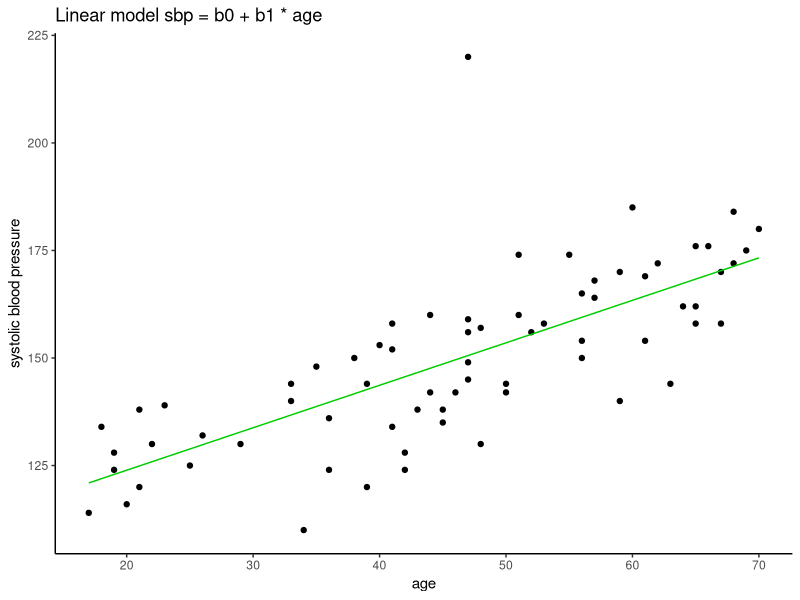
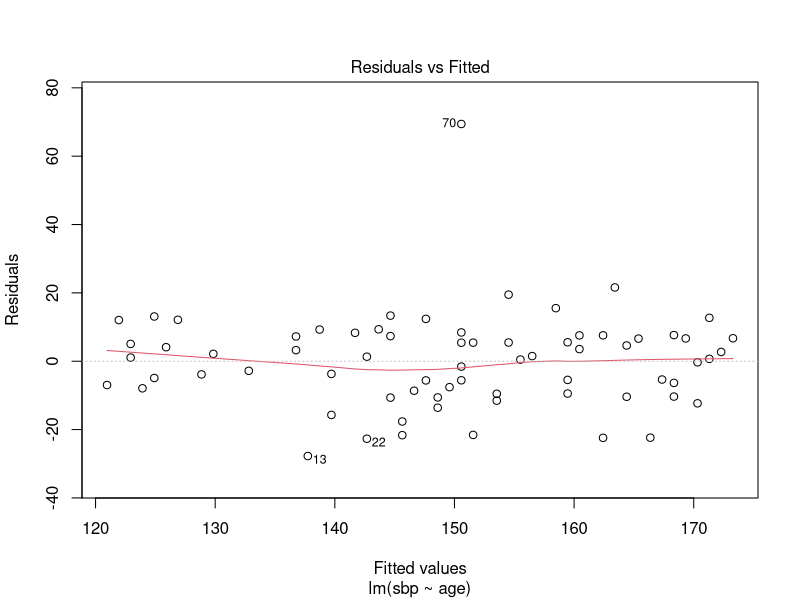
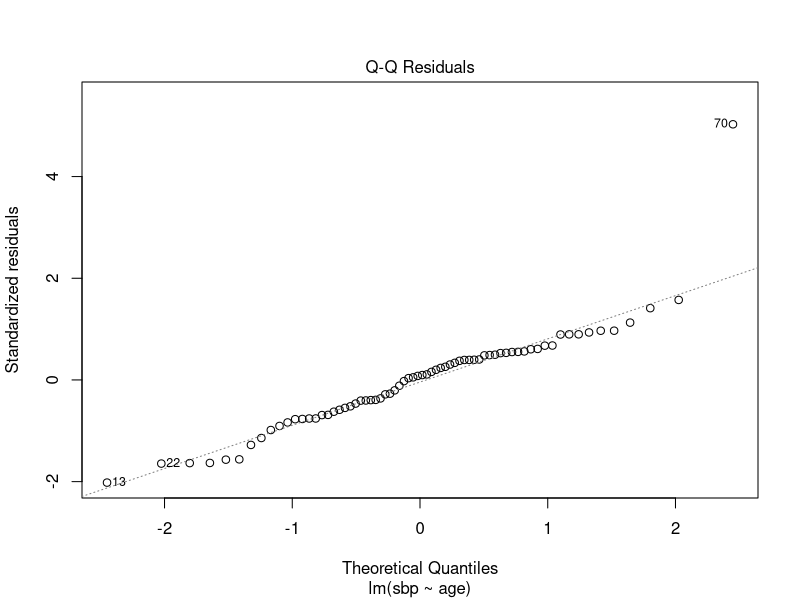
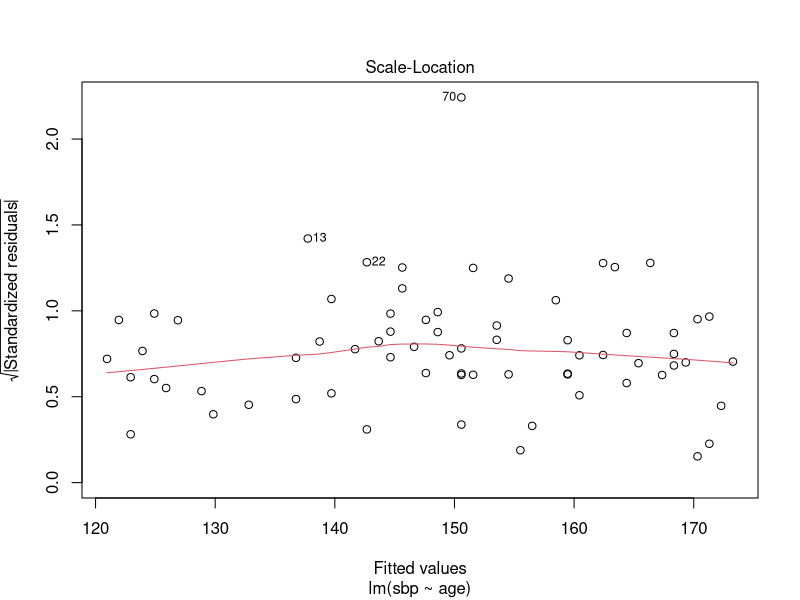
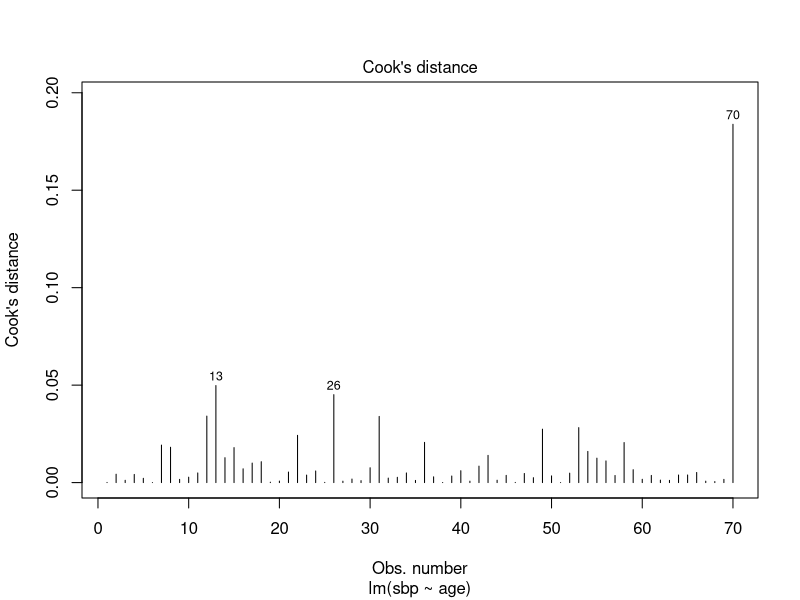
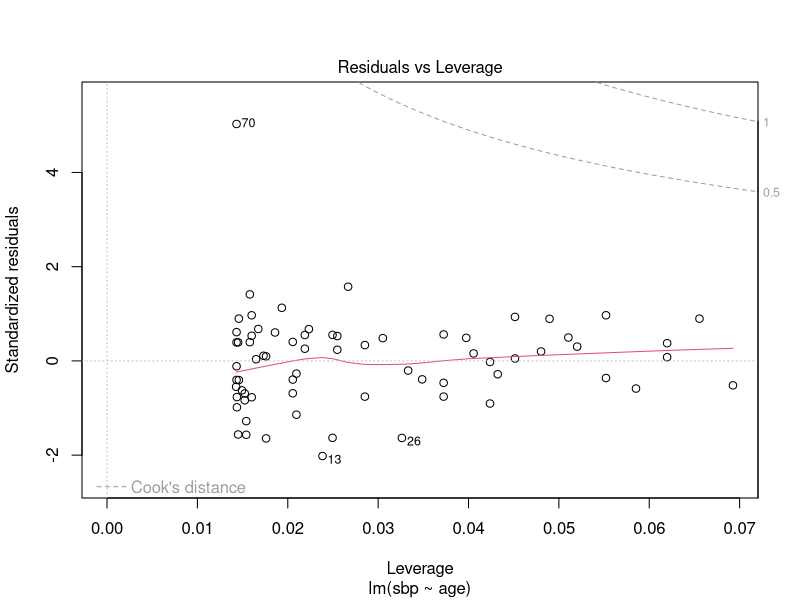
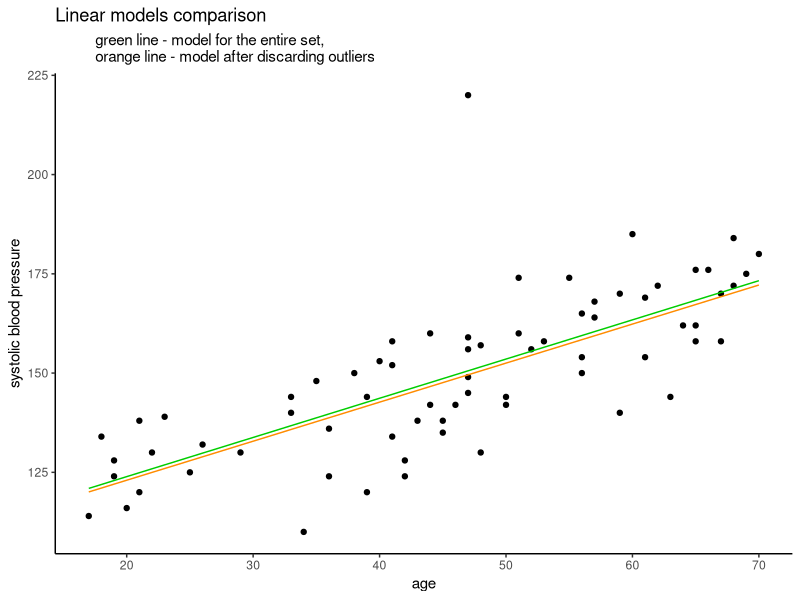
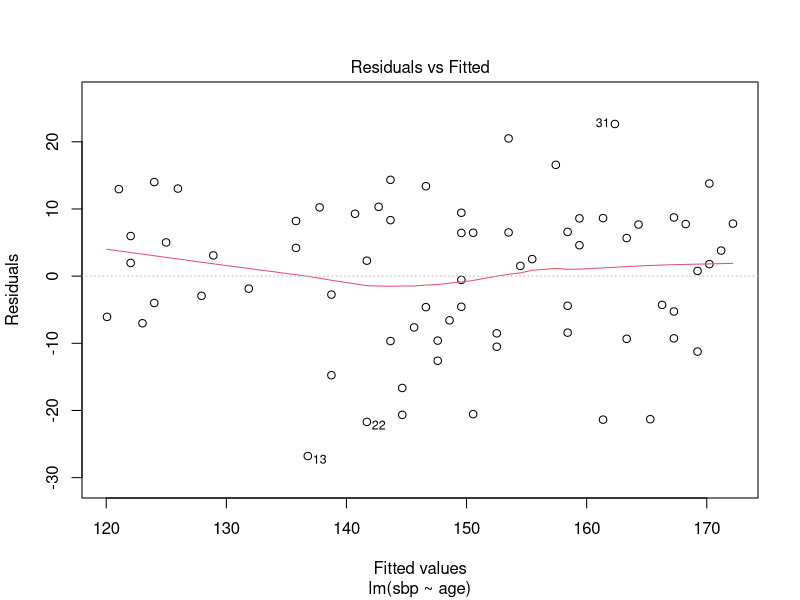

Generate these figures, in order, with R:
## ---- chunk 1
library("car")
library("ggplot2")
library("lmtest")
## ---- chunk 2
df <-  read.table("sbp.csv", header = TRUE, sep = ";",dec=",")
## ---- chunk 3
df$gender <- as.factor(df$gender)
summary(df)
## ---- chunk 4
m1 <- lm(sbp ~ age, data = df)
summary(m1)
## ---- chunk 5
ggplot() +
  ggtitle("Linear model sbp = b0 + b1 * age") +
  geom_point(aes(df$age, df$sbp)) +
  geom_line(aes(m1$model$age, m1$fitted.values), color = "green3") +
  xlab("age")+
  ylab("systolic blood pressure") +
  theme_classic()
## ---- chunk 6
plot(m1, which = 1:3)
## ---- chunk 7
shapiro.test(m1$residuals)
## ---- chunk 8
bptest(m1)
## ---- chunk 9
dwtest(m1, order.by = ~age, data = df)
## ---- chunk 10
harvtest(m1, order.by = ~age, data = df)
## ---- chunk 11
plot(m1, which = 4:5)
## ---- chunk 12
m2 <- lm(sbp ~ age, data = df, subset = 1:69)
summary(m2)
## ---- chunk 13
ggplot() +
  ggtitle("Linear models comparison", 
          subtitle= "          green line - model for the entire set, 
          orange line - model after discarding outliers") +
  geom_point(aes(df$age, df$sbp)) +
  geom_line(aes(m1$model$age, m1$fitted.values), color = "green3") +
  geom_line(aes(m2$model$age, m2$fitted.values), color = "darkorange") +
  xlab("age")+
  ylab("systolic blood pressure") +
  theme_classic()
## ---- chunk 14
plot(m2)
## ---- chunk 15
shapiro.test(m2$residuals)
## ---- chunk 16
bptest(m2)
## ---- chunk 17
dwtest(m2, order.by = ~age, data = df[1:69,])
## ---- chunk 18
harvtest(m2, order.by = ~age, data = df[1:69,])
## ---- chunk 19
outlierTest(m1, n.max = Inf)
outlierTest(m2, n.max = Inf)
## ---- chunk 20
m3 <- lm(sbp ~ age + gender, data = df, subset = 1:69)
summary(m3)
## ---- chunk 21
ggplot() +
  ggtitle("Linear model sbp = b0 + b1 * age + b2 * gender", 
          subtitle= "          blue - male
          red - female") +
  geom_point(aes(m3$model[m3$model$gender=="male",]$age, m3$model[m3$model$gender=="male",]$sbp), color = "blue") +
  geom_point(aes(m3$model[m3$model$gender=="female",]$age, m3$model[m3$model$gender=="female",]$sbp), color = "red") +
  geom_line(aes(m3$model[m3$model$gender=="male",]$age, predict(m3, data.frame(age = m3$model[m3$model$gender=="male",]$age, gender ="male"))), color = "blue") +
  geom_line(aes(m3$model[m3$model$gender=="female",]$age, predict(m3, data.frame(age = m3$model[m3$model$gender=="female",]$age, gender ="female"))), color = "red") +
  xlab("age")+
  ylab("systolic blood pressure") +
  theme_classic()
## ---- chunk 22
vif(m3)
## ---- chunk 23
plot(m3)
## ---- chunk 24
shapiro.test(m3$residuals)
## ---- chunk 25
bptest(m3)
## ---- chunk 26
dwtest(m3, order.by = ~age, data = df[1:69,])
## ---- chunk 27
harvtest(m3, order.by = ~age, data = df[1:69,])
